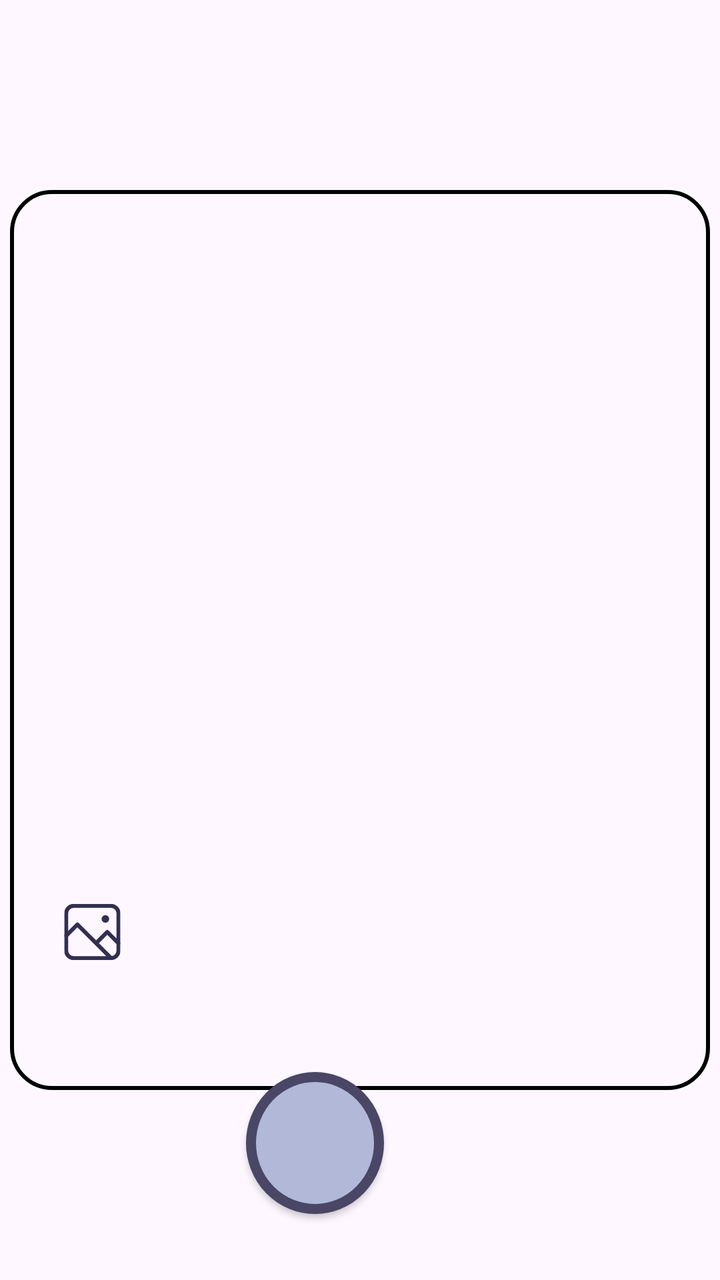
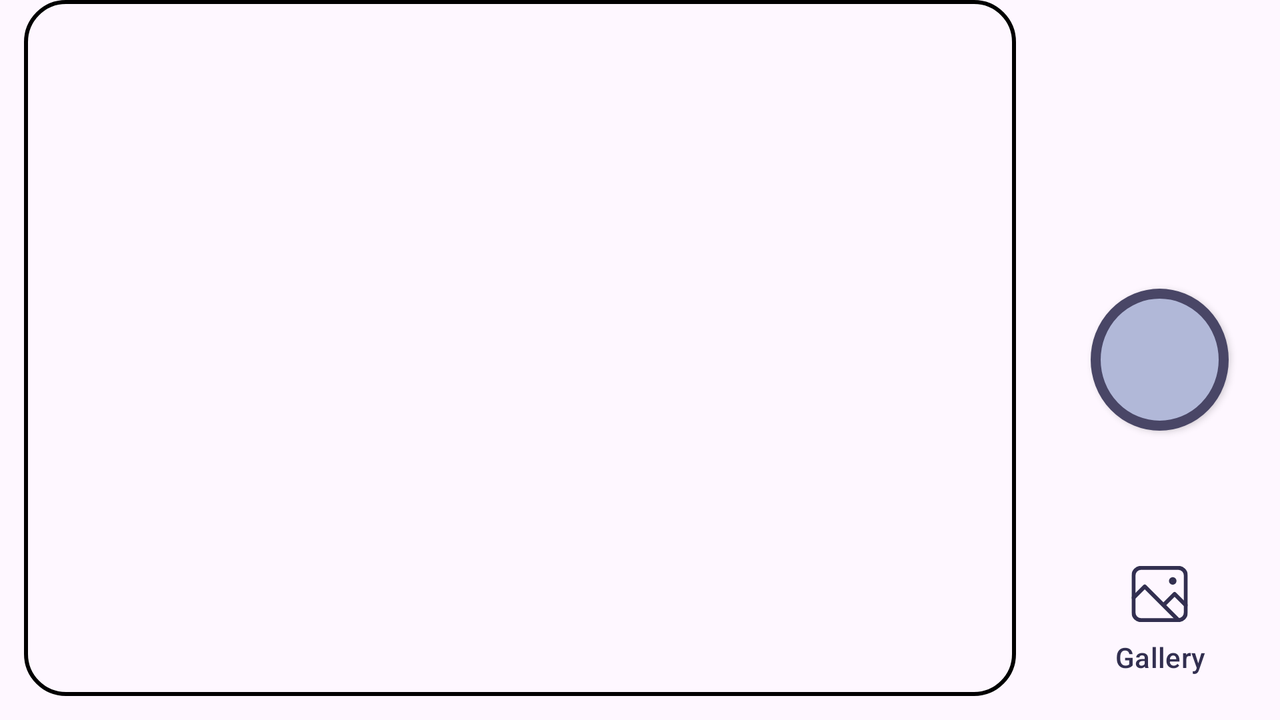

Compare how this app lays out the same screen by default and in its alternative resource folder. The renders come first, then the two layout files and the values they reference.
<!-- AndroidManifest.xml: application theme Theme.AndroidHIT -->
<!-- res/layout/fragment_scan.xml -->
<?xml version="1.0" encoding="utf-8"?>
<FrameLayout xmlns:android="http://schemas.android.com/apk/res/android"
    xmlns:tools="http://schemas.android.com/tools"
    android:layout_width="match_parent"
    android:layout_height="match_parent"
    tools:context=".Scan">

    <RelativeLayout
        android:layout_width="match_parent"
        android:layout_height="match_parent">








        <ImageView
            android:id="@+id/captureImageView"
            android:layout_width="350dp"
            android:layout_height="450dp"
            android:layout_centerInParent="true"
            android:background="@drawable/iv_picture"
            android:scaleType="centerCrop" />

        <android.widget.Button
            android:id="@+id/captureImgBtn"
            android:layout_width="69dp"
            android:layout_height="71dp"

            android:layout_alignParentEnd="true"
            android:layout_alignParentBottom="true"
            android:layout_marginVertical="33dp"
            android:layout_marginEnd="168dp"
            android:layout_marginBottom="35dp"
            android:background="@drawable/rounded_button"
            android:text="" />

        <Button
            android:id="@+id/pickImgBtn"
            android:layout_width="wrap_content"
            android:layout_height="wrap_content"
            android:layout_alignParentStart="true"
            android:layout_alignParentBottom="true"
            android:layout_marginVertical="25dp"
            android:layout_marginStart="24dp"
            android:layout_marginEnd="55dp"
            android:layout_marginBottom="24dp"
            android:layout_toStartOf="@+id/captureImgBtn"
            android:background="@android:color/transparent"
            android:drawableTop="@drawable/gallery"
            android:drawablePadding="0dp"
            android:text="Gallery"
            android:textColor="@color/primary_color_1" />


    </RelativeLayout>
</FrameLayout>
<!-- resources referenced by this layout -->
<resources>
  <color name="primary_color_1">#322F50</color>
  <!-- drawable gallery (drawable) -->
  <vector xmlns:android="http://schemas.android.com/apk/res/android"
      android:width="29dp"
      android:height="28dp"
      android:viewportWidth="29"
      android:viewportHeight="28">
    <group>
      <clip-path
          android:pathData="M0.5,0h28v28h-28z"/>
      <path
          android:pathData="M5.167,0.933H23.833C24.823,0.933 25.773,1.327 26.473,2.027C27.173,2.727 27.567,3.677 27.567,4.667V23.333C27.567,24.323 27.173,25.273 26.473,25.973C25.773,26.673 24.823,27.067 23.833,27.067H5.167C4.177,27.067 3.227,26.673 2.527,25.973C1.827,25.273 1.433,24.323 1.433,23.333V4.667C1.433,3.677 1.827,2.727 2.527,2.027C3.227,1.327 4.177,0.933 5.167,0.933Z"
          android:strokeLineJoin="round"
          android:strokeWidth="2"
          android:fillColor="#00000000"
          android:fillType="evenOdd"
          android:strokeColor="#322F50"
          android:strokeLineCap="round"/>
      <path
          android:pathData="M27.567,19.6L21.967,14L16.367,19.572M23.833,27.067L7.033,10.267L1.433,15.867"
          android:strokeLineJoin="round"
          android:strokeWidth="2"
          android:fillColor="#00000000"
          android:strokeColor="#322F50"
          android:strokeLineCap="round"/>
      <path
          android:pathData="M21.033,9.333C22.064,9.333 22.9,8.498 22.9,7.467C22.9,6.436 22.064,5.6 21.033,5.6C20.002,5.6 19.167,6.436 19.167,7.467C19.167,8.498 20.002,9.333 21.033,9.333Z"
          android:fillColor="#322F50"/>
    </group>
  </vector>
  <!-- drawable iv_picture (drawable) -->
  <?xml version="1.0" encoding="utf-8"?>
  <shape xmlns:android="http://schemas.android.com/apk/res/android"
      android:shape="rectangle">
      <corners android:radius="20dp" />
      <stroke
          android:width="2dp"
          android:color="#000000" />
  </shape>
  <!-- drawable rounded_button (drawable) -->
  <?xml version="1.0" encoding="utf-8"?>
  <selector xmlns:android="http://schemas.android.com/apk/res/android">
  
      <item>
          <shape android:shape="oval">
              <corners android:radius="8dp" />
              <solid android:color="#B1B8D8" />
              <stroke android:width="5dp" android:color="#494666" />
          </shape>
      </item>
  </selector>
  <style name="Theme.AndroidHIT" parent="Base.Theme.AndroidHIT" />
  <style name="Base.Theme.AndroidHIT" parent="Theme.Material3.DayNight.NoActionBar">
          
          
      </style>
</resources>
<!-- res/layout-land/fragment_scan.xml (the repository's variant of the layout above) -->
<!-- drawn on the phone turned sideways -->
<?xml version="1.0" encoding="utf-8"?>
<FrameLayout xmlns:android="http://schemas.android.com/apk/res/android"
    xmlns:tools="http://schemas.android.com/tools"
    android:layout_width="match_parent"
    android:layout_height="match_parent"
    tools:context=".ui.scan.Scan">

    <LinearLayout
        android:layout_width="match_parent"
        android:layout_height="match_parent"
        android:orientation="horizontal">

        <ImageView
            android:id="@+id/captureImageView"
            android:layout_width="0dp"
            android:layout_height="match_parent"
            android:layout_weight="1"
            android:background="@drawable/iv_picture"
            android:scaleType="centerCrop"
            android:layout_marginHorizontal="12dp"
            android:layout_marginBottom="12dp"/>

        <FrameLayout
            android:layout_width="120dp"
            android:layout_height="match_parent">

            <LinearLayout
                android:layout_width="match_parent"
                android:layout_height="match_parent"
                android:gravity="center">

                <android.widget.Button
                    android:id="@+id/captureImgBtn"
                    android:layout_width="69dp"
                    android:layout_height="71dp"
                    android:background="@drawable/rounded_button"
                    android:text="" />

            </LinearLayout>

            <Button
                android:id="@+id/pickImgBtn"
                android:layout_width="wrap_content"
                android:layout_height="wrap_content"
                android:layout_gravity="center_horizontal|bottom"
                android:layout_marginBottom="12dp"
                android:background="@android:color/transparent"
                android:drawableTop="@drawable/gallery"
                android:text="Gallery"
                android:textColor="@color/primary_color_1" />


        </FrameLayout>


    </LinearLayout>
</FrameLayout>
